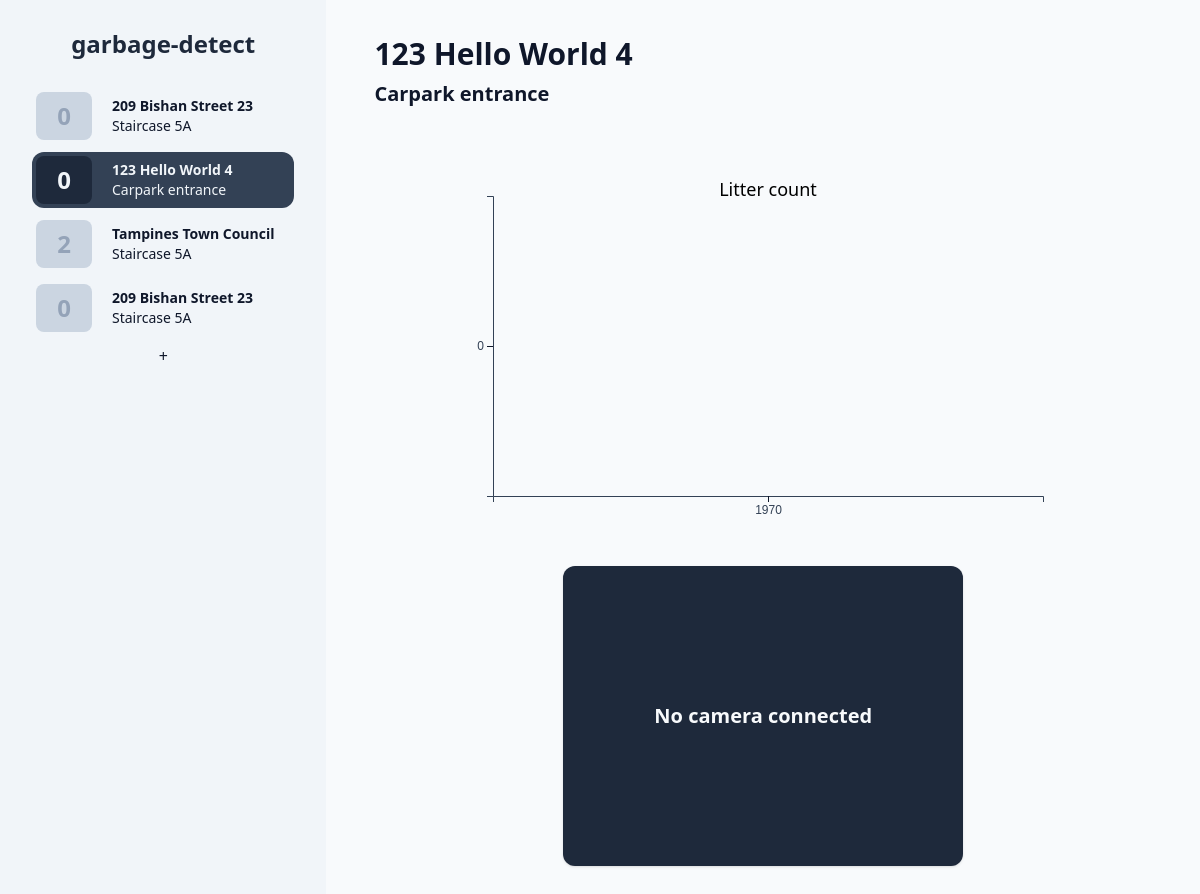
/b/ec5003, run on the app's committed database.
### tables this page shows
CREATE TABLE info (id, img_path, address, location, cam_expiry);

### app.py (the view)
@app.route('/b/<id>', methods=['GET', 'POST', 'PUT'])
def garbage_stats(id) -> str:
    if request.method == 'GET':
        return request_litter_data(id)
    elif request.method == 'POST':
        receive_camera_input(id)
    else:
        update_bin_details(id)
    return ''

### app.py (called while the page is built)
def request_litter_data(id: str) -> str:
    litter_data = (db.get_time_stamps(id), db.get_litter_counts(id))
    bins = db.fetch_bins()
    for i in bins:
        if i['id'] == id:
            target = i
            break
    return render_template('garbage-stats.html', bins=bins, target=target, litter_data=litter_data)

### db.py (called while the page is built)
def get_columns(table: str) -> list:
    return [i[1] for i in sql(f'PRAGMA table_info({table})').fetchall()]

def get_litter_counts(id):
    return [i[0] for i in sql(f'SELECT litter_count FROM bin{id}').fetchall()]

def get_property(id: str, property: str):
    return sql(f'SELECT {property} FROM info WHERE id="{id}"').fetchone()[0]

def get_time_stamps(id):
    return [i[0] for i in sql(f'SELECT time FROM bin{id}').fetchall()]

def fetch_bins():
    bins = [
        {
            prop: get_property(i, prop) for prop in get_columns('info')
        }
        for (i,) in sql('SELECT id FROM info').fetchall()
    ]
    for i in bins:
        i['cam_connected'] = time() < i['cam_expiry']
        i['latest_litter_count'] = sql(
            f'SELECT litter_count FROM bin{i["id"]} ORDER BY time DESC'
        ).fetchone()[0]
    return bins

### templates/garbage-stats.html (shortened to what this page needs)
{% extends 'base.html' %}
{% block stats %}
<input type="text" class="block bg-transparent hover:bg-slate-200 focus:bg-transparent
    text-3xl font-bold rounded-md focus-visible:ring-2 focus-visible:ring-slate-300
    focus-visible:rounded focus-visible:outline-none px-2 py-1" value="{{target.address}}" placeholder="Address"
    onfocusout="saveContent(this, 'address')" data-prev-value="{{target.address}}"
    onkeyup="if (event.keyCode == 13) this.blur();">
<input type="text" class="block bg-transparent hover:bg-slate-200 focus:bg-transparent
    text-xl font-semibold rounded-md focus-visible:ring-2 focus-visible:ring-slate-300
    focus-visible:rounded focus-visible:outline-none px-2 py-1" value="{{target.location}}" placeholder="Location"
    onfocusout="saveContent(this, 'location')" data-prev-value="{{target.location}}"
    onkeyup="if (event.keyCode == 13) this.blur();">
<div class="flex justify-center items-center flex-wrap gap-x-6 gap-y-10 w-auto mt-16">
    <div id="graph" class="flex flex-grow justify-center items-center"></div>
    <div class="flex flex-col justify-center text-center w-[400px]
    h-[300px] bg-slate-800 shadow rounded-xl overflow-hidden">
        {% if target.cam_connected %}
        <img id="photo" src="{{ url_for('static', filename=target.img_path) }}"
            alt="Garbage bin at {{ target.address }}, {{ target.location }}">
        {% else %}
        <div class="text-slate-50 text-xl font-bold">No camera connected</div>
        {% endif %}
    </div>
</div>
{% endblock %}

### templates/base.html (shortened to what this page needs)
<!DOCTYPE html>
<html lang="en" class="h-full">
<head>
    <link href="{{ url_for('static', filename='generated-styles.css') }}" rel="stylesheet">
</head>
<body class="h-full flex bg-slate-50 text-slate-900">
    <nav id="binNav"
        class="flex flex-col items-stretch gap-2 overflow-y-scroll bg-slate-100 py-2 px-8 h-screen min-w-max">
        <a href="/">
            <h1 class="text-2xl font-extrabold text-slate-800 w-full text-center my-5">garbage-detect</h1>
        </a>
        {% for bin in bins %}
        <a class="rounded-xl leading-5 duration-200 flex items-center min-h-[3.5rem] group
        {% if target.id == bin.id %} bg-slate-700 text-slate-100
        {% else %}  hover:bg-slate-200 {% endif %}" href="/b/{{bin.id}}">
            <div class="text-2xl font-semibold w-14 ml-1 h-[calc(100%-0.5rem)]
            flex items-center justify-center rounded-lg overflow-hidden
            {% if target.id == bin.id %} bg-slate-800 text-slate-100
            {% else %} bg-slate-300 text-slate-400 {% endif %}">
                <span class="group-hover:hidden">{{ bin.latest_litter_count }}</span>
            </div>
            <div class="px-5 py-2 text-sm">
                <div id="{{bin.id}}-address" class="font-bold">{{ bin.address }}</div>
                <div id="{{bin.id}}-location" class="font-normal">{{ bin.location }}</div>
            </div>
        </a>
        {% endfor %}
        <a href="/newbin" class="text-center">+</a>
    </nav>
    <main class="py-8 px-10 h-full flex-grow overflow-y-scroll">
        {% block stats %}{% endblock %}
    </main>
</body>
</html>

### static/generated-styles.css (style rules this page uses)
*,:after,:before { box-sizing:border-box;border:0 solid }
:after,:before { --tw-content:"" }
html { line-height:1.5;-webkit-text-size-adjust:100%;-moz-tab-size:4;-o-tab-size:4;tab-size:4;font-family:ui-sans-serif,system-ui,-apple-system,BlinkMacSystemFont,Segoe UI,Roboto,Helvetica Neue,Arial,Noto Sans,sans-serif,Apple Color Emoji,Segoe UI Emoji,Segoe UI Symbol,Noto Color Emoji }
body { margin:0;line-height:inherit }
h1,h2,h3,h4,h5,h6 { font-size:inherit;font-weight:inherit }
a { color:inherit;text-decoration:inherit }
button,input,optgroup,select,textarea { font-family:inherit;font-size:100%;line-height:inherit;color:inherit;margin:0;padding:0 }
blockquote,dd,dl,figure,h1,h2,h3,h4,h5,h6,hr,p,pre { margin:0 }
input::placeholder,textarea::placeholder { opacity:1;color:#9ca3af }
.shadow { --tw-ring-offset-shadow:0 0 #0000;--tw-ring-shadow:0 0 #0000;--tw-shadow:0 0 #0000;--tw-shadow-colored:0 0 #0000 }
.focus-visible\:ring-1,.focus-visible\:ring-2,.focus\:ring-2,.ring { --tw-ring-inset:var(--tw-empty, );--tw-ring-offset-width:0px;--tw-ring-offset-color:#fff;--tw-ring-color:rgba(59,130,246,.5);--tw-ring-offset-shadow:0 0 #0000;--tw-ring-shadow:0 0 #0000;--tw-shadow:0 0 #0000;--tw-shadow-colored:0 0 #0000 }
.my-5 { margin-top:1.25rem;margin-bottom:1.25rem }
.ml-1 { margin-left:.25rem }
.mt-16 { margin-top:4rem }
.block { display:block }
.flex { display:flex }
.h-full { height:100% }
.h-screen { height:100vh }
.h-\[calc\(100\%-0\.5rem\)\] { height:calc(100% - .5rem) }
.h-\[300px\] { height:300px }
.min-h-\[3\.5rem\] { min-height:3.5rem }
.w-full { width:100% }
.w-auto { width:auto }
.w-\[400px\] { width:400px }
.w-14 { width:3.5rem }
.min-w-max { min-width:-webkit-max-content;min-width:-moz-max-content;min-width:max-content }
.flex-grow { flex-grow:1 }
.flex-col { flex-direction:column }
.flex-wrap { flex-wrap:wrap }
.items-center { align-items:center }
.items-stretch { align-items:stretch }
.justify-center { justify-content:center }
.gap-2 { gap:.5rem }
.gap-x-6 { -moz-column-gap:1.5rem;column-gap:1.5rem }
.gap-y-10 { row-gap:2.5rem }
.overflow-hidden { overflow:hidden }
.overflow-y-scroll { overflow-y:scroll }
.rounded-xl { border-radius:.75rem }
.rounded-lg { border-radius:.5rem }
.rounded-md { border-radius:.375rem }
.bg-slate-50 { --tw-bg-opacity:1;background-color:rgb(248 250 252/var(--tw-bg-opacity)) }
.bg-slate-100 { --tw-bg-opacity:1;background-color:rgb(241 245 249/var(--tw-bg-opacity)) }
.bg-slate-700 { --tw-bg-opacity:1;background-color:rgb(51 65 85/var(--tw-bg-opacity)) }
.bg-slate-800 { --tw-bg-opacity:1;background-color:rgb(30 41 59/var(--tw-bg-opacity)) }
.bg-slate-300 { --tw-bg-opacity:1;background-color:rgb(203 213 225/var(--tw-bg-opacity)) }
.bg-transparent { background-color:initial }
.py-2 { padding-top:.5rem;padding-bottom:.5rem }
.px-8 { padding-left:2rem;padding-right:2rem }
.px-5 { padding-left:1.25rem;padding-right:1.25rem }
.py-8 { padding-top:2rem;padding-bottom:2rem }
.px-10 { padding-left:2.5rem;padding-right:2.5rem }
.px-2 { padding-left:.5rem;padding-right:.5rem }
.py-1 { padding-top:.25rem;padding-bottom:.25rem }
.text-center { text-align:center }
.text-2xl { font-size:1.5rem;line-height:2rem }
.text-sm { font-size:.875rem;line-height:1.25rem }
.text-3xl { font-size:1.875rem;line-height:2.25rem }
.text-xl { font-size:1.25rem;line-height:1.75rem }
.font-extrabold { font-weight:800 }
.font-semibold { font-weight:600 }
.font-bold { font-weight:700 }
.font-normal { font-weight:400 }
.leading-5 { line-height:1.25rem }
.text-slate-900 { --tw-text-opacity:1;color:rgb(15 23 42/var(--tw-text-opacity)) }
.text-slate-800 { --tw-text-opacity:1;color:rgb(30 41 59/var(--tw-text-opacity)) }
.text-slate-100 { --tw-text-opacity:1;color:rgb(241 245 249/var(--tw-text-opacity)) }
.text-slate-400 { --tw-text-opacity:1;color:rgb(148 163 184/var(--tw-text-opacity)) }
.text-slate-50 { --tw-text-opacity:1;color:rgb(248 250 252/var(--tw-text-opacity)) }
.shadow { --tw-shadow:0 1px 3px 0 rgba(0,0,0,.1),0 1px 2px -1px rgba(0,0,0,.1);--tw-shadow-colored:0 1px 3px 0 var(--tw-shadow-color),0 1px 2px -1px var(--tw-shadow-color);box-shadow:var(--tw-ring-offset-shadow,0 0 #0000),var(--tw-ring-shadow,0 0 #0000),var(--tw-shadow) }
.duration-200 { transition-duration:.2s }
* { box-sizing:border-box }

### data on the page
info: address "209 Bishan Street 23", location "Staircase 5A"
info: address "123 Hello World 4", location "Carpark entrance", address "123 Hello World 4", location "Carpark entrance"
info: address "Tampines Town Council", location "Staircase 5A"
info: address "209 Bishan Street 23", location "Staircase 5A"

### other printed values
{{ bin.latest_litter_count }} "0" "0" "2" "0"
